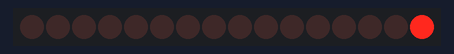
This sketch was run on a simulated Arduino Uno, built with avr-gcc and run on an emulated ATmega328P. Shown: 16 shift-register outputs drawn as a row of LEDs (first output left, lit = HIGH). Wiring (inferred from the names in the program): 2 × shift register (74HC595): data pin 4; shift clock pin 6; latch pin 5. Wiring (inferred from the signals the program sends): row of LEDs: on Q0, Q1, Q2, Q3, Q4, Q5, Q6, Q7, Q8, Q9, Q10, Q11, Q12, Q13, Q14, Q15.

Above: at 0.6 s.
At 4.1 s:
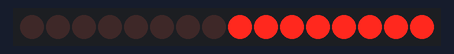
At 7.6 s:
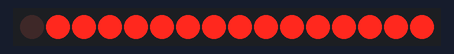
At 15.1 s:
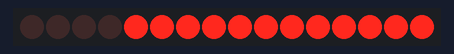
At 22.6 s:
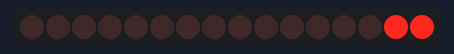
At 29.6 s:
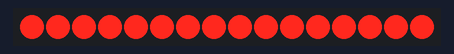
Timing chart, 0 to 40.0 s (numbered marks = the images above):
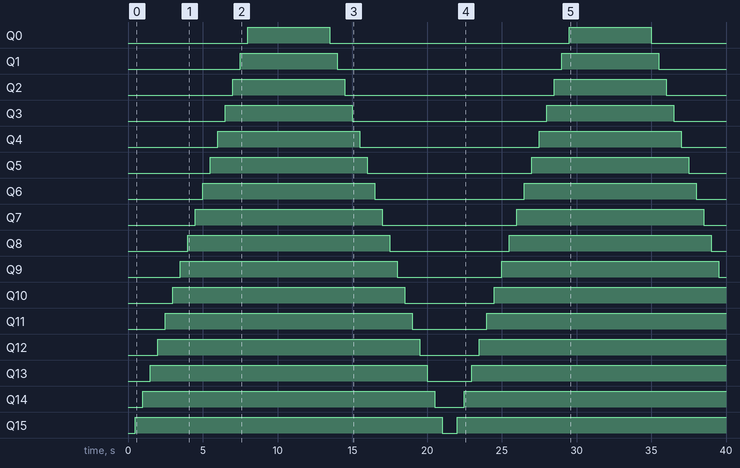

Measured:
- by itself, Q0: alternates HIGH for 5.5 s and LOW for 16.0 s
- by itself, Q1: alternates HIGH for 6.5 s and LOW for 15.0 s
- by itself, Q2: alternates HIGH for 7.5 s and LOW for 14.0 s
- by itself, Q3: alternates HIGH for 8.5 s and LOW for 13.0 s
- by itself, Q4: alternates HIGH for 9.5 s and LOW for 12.0 s
- by itself, Q5: alternates HIGH for 10.5 s and LOW for 11.0 s
- by itself, Q6: alternates HIGH for 11.5 s and LOW for 10.0 s
- by itself, Q7: alternates HIGH for 12.5 s and LOW for 9.0 s

The sketch:

ShiftRegister2.ino
```cpp
int latchPin = 5;  // Latch pin of 74HC595 is connected to Digital pin 5
int clockPin = 6; // Clock pin of 74HC595 is connected to Digital pin 6
int dataPin = 4;  // Data pin of 74HC595 is connected to Digital pin 4

byte leds = 0;    // Variable to hold the pattern of which LEDs are currently turned on or off
byte leds2 = 0;    // Variable to hold the pattern of which LEDs are currently turned on or off

/*
 * setup() - this function runs once when you turn your Arduino on
 * We initialize the serial connection with the computer
 */
void setup()
{
  // Set all the pins of 74HC595 as OUTPUT
  pinMode(latchPin, OUTPUT);
  pinMode(dataPin, OUTPUT);
  pinMode(clockPin, OUTPUT);
  delay(500);
}

/*
 * loop() - this function runs over and over again
 */
void loop()
{
  for (int i = 0; i < 8; i++) // Turn all the LEDs ON one by one.
  {
    bitSet(leds, i);    // Set the bit that controls that LED in the variable 'leds'
    updateShiftRegister();
    delay(500);
  }
  for (int i = 0; i < 8; i++) // Turn all the LEDs ON one by one.
  {
    bitSet(leds2, i);    // Set the bit that controls that LED in the variable 'leds'
    updateShiftRegister();
    delay(500);
  }
  delay(5000);
  for (int i = 7; i >=0 ; i--) // Turn all the LEDs ON one by one.
  {
    bitClear(leds2, i);    // Set the bit that controls that LED in the variable 'leds'
    updateShiftRegister();
    delay(500);
  }
   for (int i = 7; i >=0 ; i--) // Turn all the LEDs ON one by one.
  {
    bitClear(leds, i);    // Set the bit that controls that LED in the variable 'leds'
    updateShiftRegister();
    delay(500);
  }
  delay(500);
}

/*
 * updateShiftRegister() - This function sets the latchPin to low, then calls the Arduino function 'shiftOut' to shift out contents of variable 'leds' in the shift register before putting the 'latchPin' high again.
 */
void updateShiftRegister()
{
   digitalWrite(latchPin, LOW);
   shiftOut(dataPin, clockPin, LSBFIRST, leds);
   shiftOut(dataPin, clockPin, LSBFIRST, leds2);
   digitalWrite(latchPin, HIGH);
}
```
